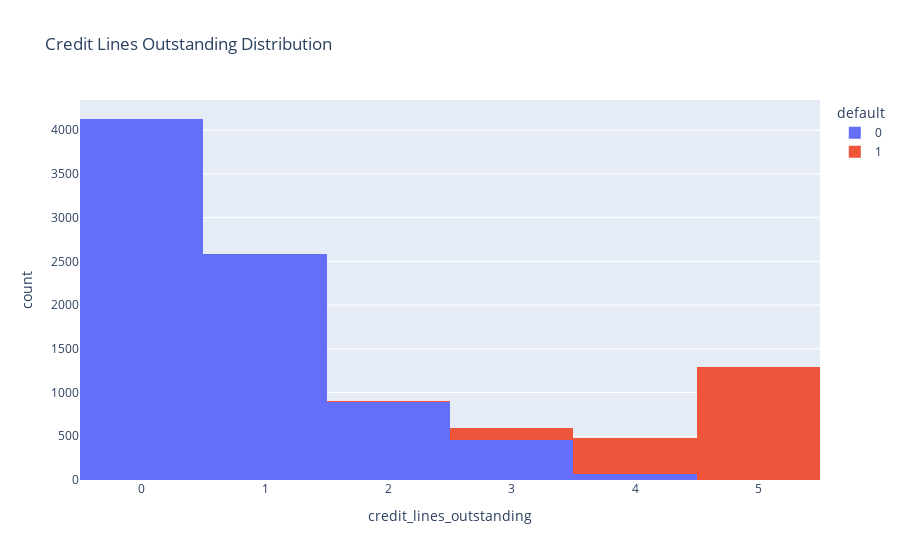

Notebook source saved alongside this figure:
### Code cell
px.histogram(
    df,
    x="credit_lines_outstanding",
    color="default",
    title="Credit Lines Outstanding Distribution",
)

### Figure 1 — Plotly figure (JSON) as saved in the notebook; plotly's stock layout.template omitted (floating-point values rounded to 4 significant figures; data arrays with more than 128 entries replaced by an {"elided": "..."} marker saying what was removed)
{"data": [{"alignmentgroup": "True", "bingroup": "x", "hovertemplate": "default=0<br>credit_lines_outstanding=%{x}<br>count=%{y}<extra></extra>", "legendgroup": "0", "marker": {"color": "#636efa", "pattern": {"shape": ""}}, "name": "0", "offsetgroup": "0", "orientation": "v", "showlegend": true, "type": "histogram", "x": {"elided": "8149 int values"}, "xaxis": "x", "yaxis": "y"}, {"alignmentgroup": "True", "bingroup": "x", "hovertemplate": "default=1<br>credit_lines_outstanding=%{x}<br>count=%{y}<extra></extra>", "legendgroup": "1", "marker": {"color": "#EF553B", "pattern": {"shape": ""}}, "name": "1", "offsetgroup": "1", "orientation": "v", "showlegend": true, "type": "histogram", "x": {"elided": "1851 int values"}, "xaxis": "x", "yaxis": "y"}], "layout": {"barmode": "relative", "legend": {"title": {"text": "default"}, "tracegroupgap": 0}, "title": {"text": "Credit Lines Outstanding Distribution"}, "xaxis": {"anchor": "y", "domain": [0, 1], "title": {"text": "credit_lines_outstanding"}}, "yaxis": {"anchor": "x", "domain": [0, 1], "title": {"text": "count"}}}}
